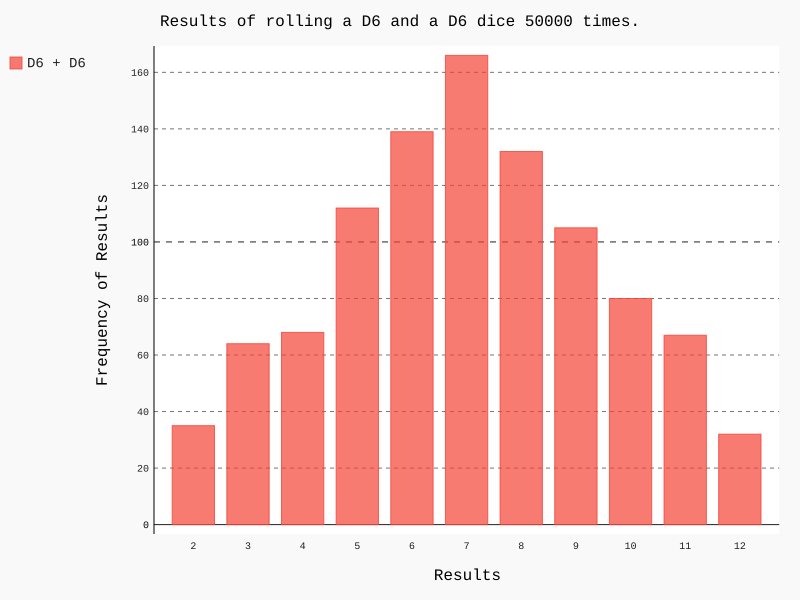

This chart was generated by the following Python code:
import pygal

from die import Die

# Create two dice.
die_1 = Die()
die_2 = Die()

# Make some rolls, and store results in a list.
results = []
for roll_num in range(1000):
    result = die_1.roll() + die_2.roll()
    results.append(result)

# Analyze the results.
sum_result = die_1.num_sides + die_2.num_sides

frequencies = [results.count(frequency) for frequency in range(2, sum_result+1)]
posibilities = [posibility for posibility in range(2, sum_result+1)]

# Visualize the results.
hist = pygal.Bar()

hist.title = "Results of rolling a D" + str(die_1.num_sides) + " and a D" + str(die_2.num_sides) + " dice 50000 times."
hist.x_labels = posibilities
hist.x_title = "Results"
hist.y_title = "Frequency of Results"

legend = "D" + str(die_1.num_sides) + " + D" + str(die_2.num_sides)

hist.add(legend, frequencies)
hist.render_to_file('die_visual.svg')
